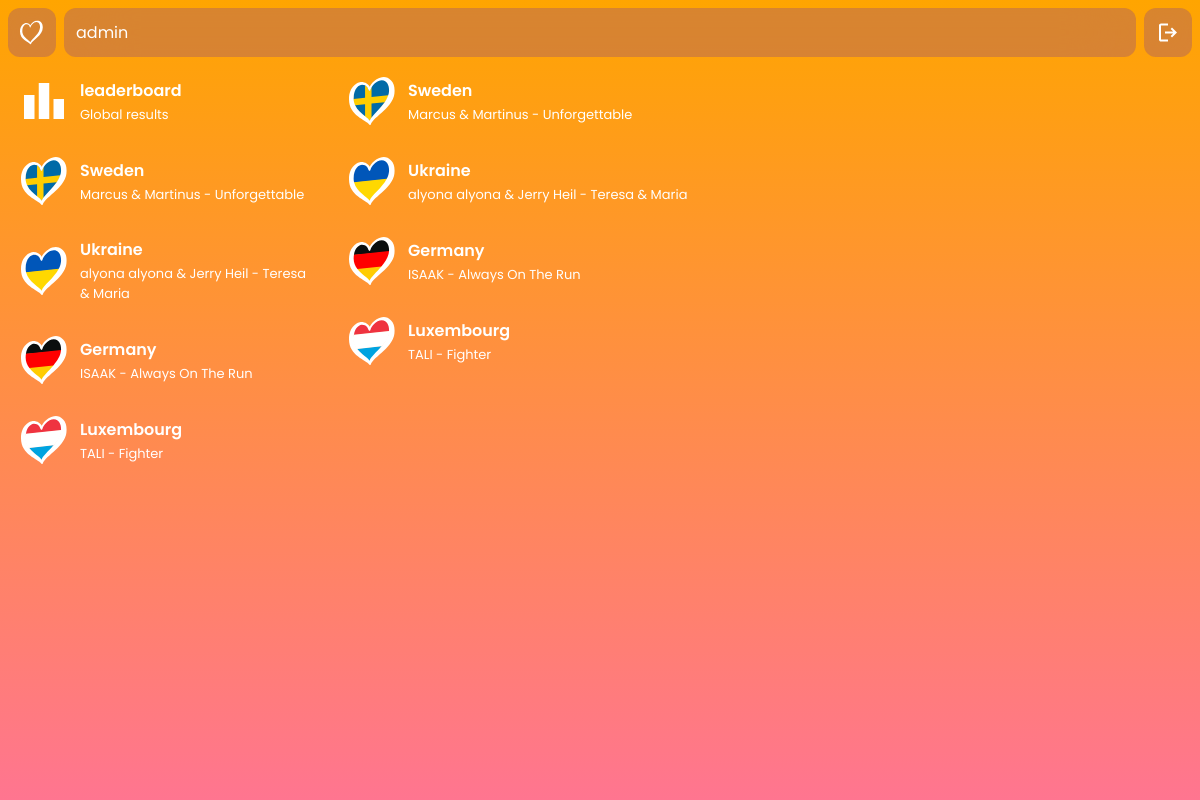
The app's page / (signed in), older data.
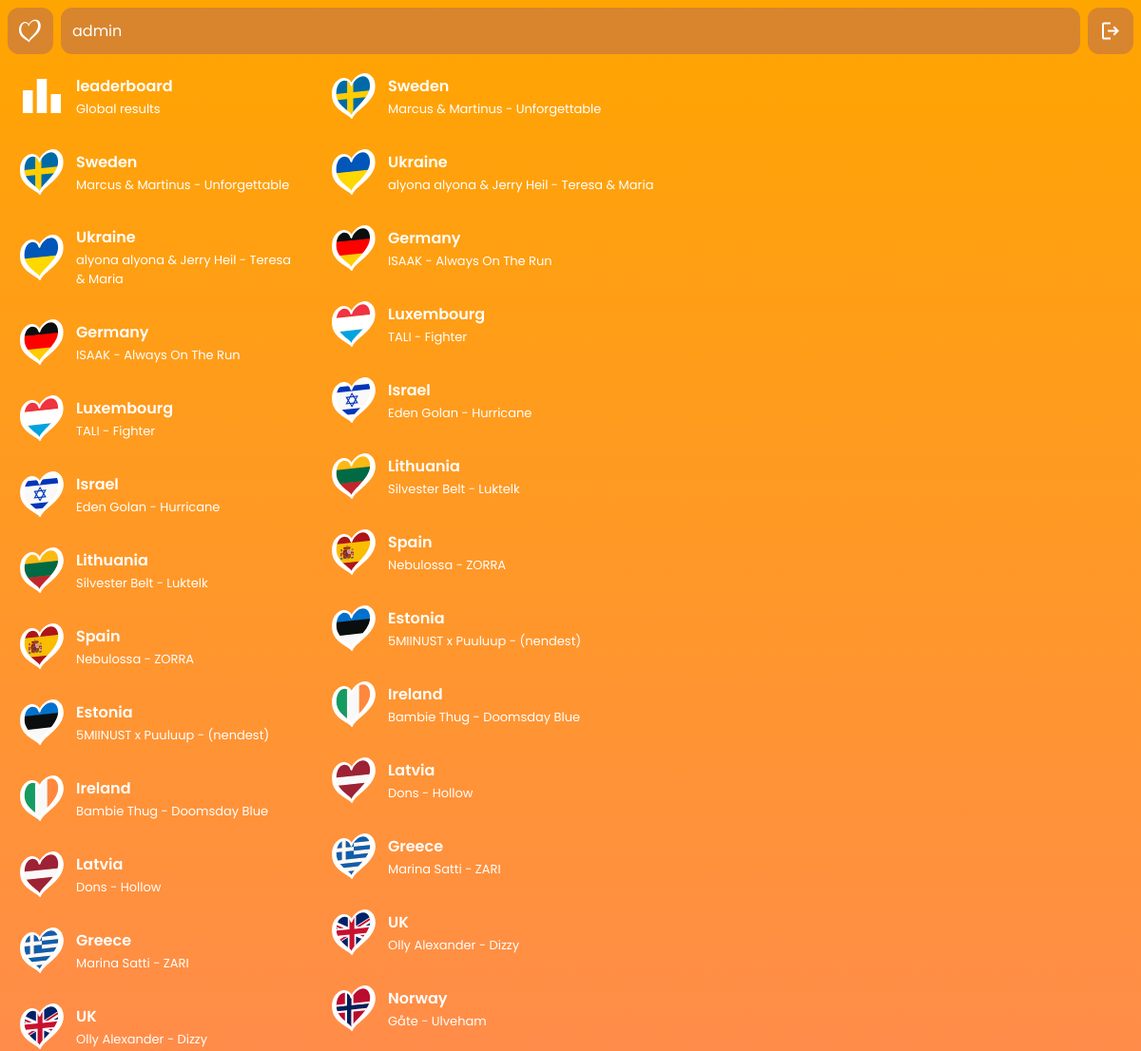
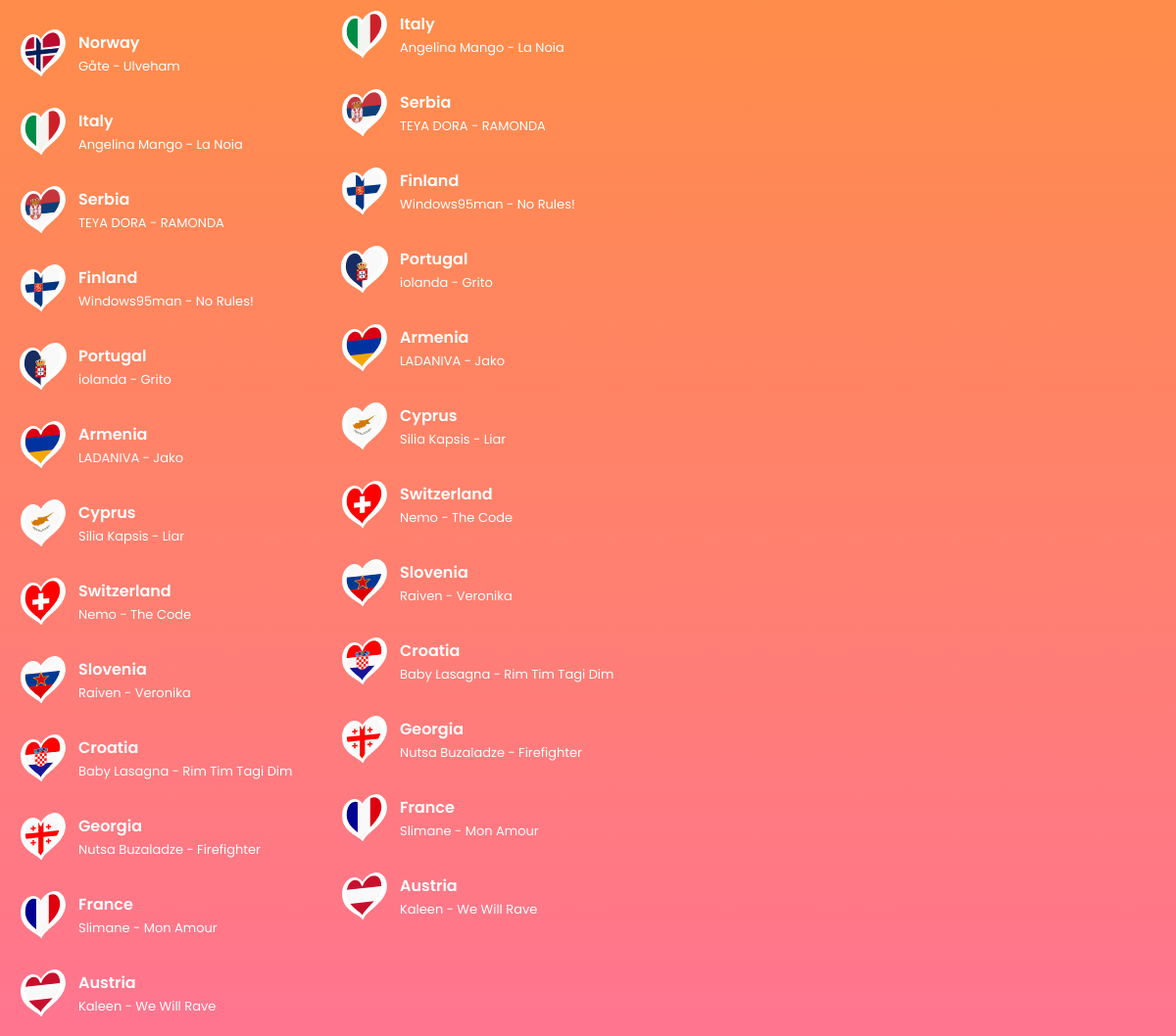
The same page, newer data (2 pictures, top to bottom).
### main/models.py (models this page shows, shortened)
class Country(models.Model):
    flag = models.FileField(upload_to='flags/')
    hero = models.ImageField(upload_to='heros/')
    country = models.CharField(max_length=256)
    song = models.CharField(max_length=512)
    placement = models.IntegerField()
    points = models.IntegerField()

### main/views.py (the view)
# urls.py: path('', index, name='index'),
@login_required
def index(request):
    return render(request, 'countries.html')

### main/context_processors.py (called while the page is built)
def global_data(request):
    data = Country.objects.all()
    isMobile = "Mobile" in request.META.get('HTTP_USER_AGENT', '')
    if isMobile:
        isMobile = True
    else:
        isMobile = False
    return {
        'data': data,
        'isClosed': False,
        'isMobile': isMobile,
        'showResults': False
    }

### main/templates/countries.html
{% extends 'base.html' %}
{% block content %}
    <aside class="container">
        {% for item in data %}
            {% if item.country == page %}
                <a class="wrapper asideBtn isFocus" href="{% url 'fetchCountry' item.country %}">
                    <img class="asideBtnFlag" src="{{ item.flag.url }}" alt="Flag">
                    <div class="container asideBtnMetaContainer">
                        <h4 class="metaTitle">{{ item.country }}</h4>
                        <span class="meta">{{ item.song }}</span>
                    </div>
                </a>
            {% else %}
                <a class="wrapper asideBtn" href="{% url 'fetchCountry' item.country %}">
                    <img class="asideBtnFlag" src="{{ item.flag.url }}" alt="Flag">
                    <div class="container asideBtnMetaContainer">
                        <h4 class="metaTitle">{{ item.country }}</h4>
                        <span class="meta">{{ item.song }}</span>
                    </div>
                </a>
            {% endif %}
        {% endfor %}
    </aside>
{% endblock %}

### main/templates/base.html (shortened to what this page needs)
<!DOCTYPE html>
<html lang="en">
<head>
    {% load static %}
    <link rel="stylesheet" href="{% static 'main.css' %}">
</head>
<body>
    <nav class="wrapper">
        {% if isMobile == False %}
            <a class="wrapper navBtn" href="">
                <img class="navBtnIcon" src="{% static 'assets/icon_20_euroheart.svg' %}" alt="">
            </a>
        {% else %}
            <a class="wrapper navBtn" href="{% url 'index' %}">
                <img class="navBtnIcon" src="{% static 'assets/icon_20_euroheart.svg' %}" alt="">
            </a>
        {% endif %}
        <a class="wrapper navBtn mainNavBtn" href="{% url 'fetchUser' request.user.id %}">{{ request.user }}</a>
        <a class="wrapper navBtn" href="{% url 'logout' %}">
            <img class="navBtnIcon" src="{% static 'assets/icon_20_logout.svg' %}" alt="">
        </a>
    </nav>
    {% if isMobile == False %}
        <aside class="container">
            <a class="wrapper asideBtn" href="{% url 'leaderboard' %}">
                <img class="asideBtnFlag" src="{% static 'assets/icon_leaderboards.svg' %}" alt="">
                <div class="container asideBtnMetaContainer">
                    <h4 class="metaTitle">leaderboard</h4>
                    <span class="meta">Global results</span>
                </div>
            </a>
            {% for item in data %}
                {% if item.country == page %}
                    <a class="wrapper asideBtn isFocus" href="{% url 'fetchCountry' item.country %}">
                        <img class="asideBtnFlag" src="{{ item.flag.url }}" alt="Flag">
                        <div class="container asideBtnMetaContainer">
                            <h4 class="metaTitle">{{ item.country }}</h4>
                            <span class="meta">{{ item.song }}</span>
                        </div>
                    </a>
                {% else %}
                    <a class="wrapper asideBtn" href="{% url 'fetchCountry' item.country %}">
                        <img class="asideBtnFlag" src="{{ item.flag.url }}" alt="Flag">
                        <div class="container asideBtnMetaContainer">
                            <h4 class="metaTitle">{{ item.country }}</h4>
                            <span class="meta">{{ item.song }}</span>
                        </div>
                    </a>
                {% endif %}
            {% endfor %}
        </aside>
    {% endif %}
    <div class="container content">
        {% block content %}{% endblock %}
    </div>
    <div id="bg">
        <div class="bgLine"></div>
        <div class="bgLine"></div>
        <div class="bgLine"></div>
        <div class="bgLine"></div>
        <div class="bgLine"></div>
        <div class="bgLine"></div>
        <div class="bgLine"></div>
        <div class="bgLine"></div>
        <div class="bgLine"></div>
        <div class="bgLine"></div>
        <div class="bgLine"></div>
        <div class="bgLine"></div>
        <div class="bgLine"></div>
        <div class="bgLine"></div>
        <div class="bgLine"></div>
        <div class="bgLine"></div>
        <div class="bgLine"></div>
        <div class="bgLine"></div>
        <div class="bgLine"></div>
        <div class="bgLine"></div>
        <div class="bgLine"></div>
    </div>
</body>
</html>

Row changes from the older to the newer data that the page shows:
added Country: flag (picture), country "Israel", song "Eden Golan - Hurricane"
added Country: flag (picture), country "Lithuania", song "Silvester Belt - Luktelk"
added Country: flag (picture), country "Spain", song "Nebulossa - ZORRA"
added Country: flag (picture), country "Estonia", song "5MIINUST x Puuluup - (nendest)"
added Country: flag (picture), country "Ireland", song "Bambie Thug - Doomsday Blue"
added Country: flag (picture), country "Latvia", song "Dons - Hollow"
added Country: flag (picture), country "Greece", song "Marina Satti - ZARI"
added Country: flag (picture), country "UK", song "Olly Alexander - Dizzy"
added Country: flag (picture), country "Norway", song "Gåte - Ulveham"
added Country: flag (picture), country "Italy", song "Angelina Mango - La Noia"
added Country: flag (picture), country "Serbia", song "TEYA DORA - RAMONDA"
added Country: flag (picture), country "Finland", song "Windows95man - No Rules!"
added Country: flag (picture), country "Portugal", song "iolanda - Grito"
added Country: flag (picture), country "Armenia", song "LADANIVA - Jako"
added Country: flag (picture), country "Cyprus", song "Silia Kapsis - Liar"
added Country: flag (picture), country "Switzerland", song "Nemo - The Code"
added Country: flag (picture), country "Slovenia", song "Raiven - Veronika"
added Country: flag (picture), country "Croatia", song "Baby Lasagna - Rim Tim Tagi Dim"
added Country: flag (picture), country "Georgia", song "Nutsa Buzaladze - Firefighter"
added Country: flag (picture), country "France", song "Slimane - Mon Amour"
added Country: flag (picture), country "Austria", song "Kaleen - We Will Rave"
